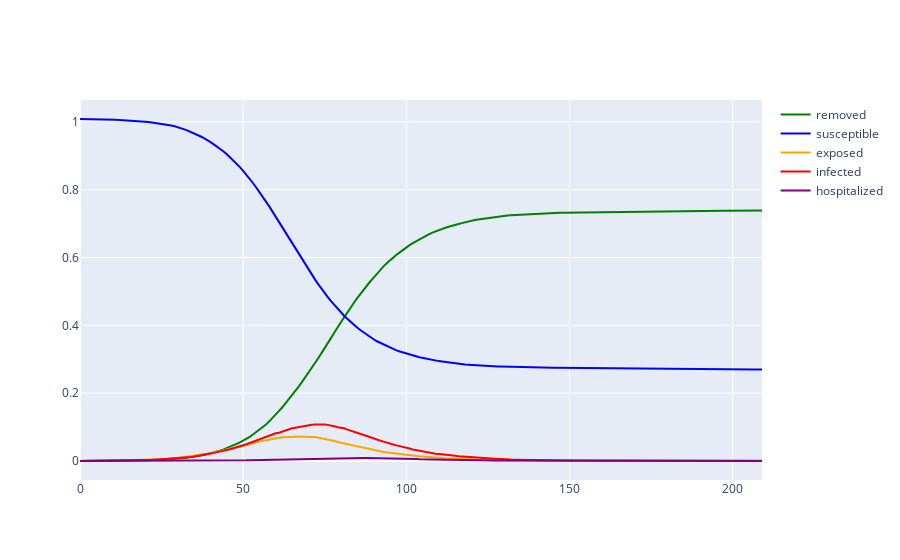

The cell this chart's notebook holds for it:
### Code cell
make_SIR_graph([d[:,1] for d in data])

### Figure 1 — Plotly figure (JSON) as saved in the notebook; plotly's stock layout.template omitted (floating-point values rounded to 4 significant figures; data arrays with more than 128 entries replaced by an {"elided": "..."} marker saying what was removed)
{"data": [{"line": {"color": "green"}, "name": "removed", "type": "scatter", "x": {"elided": "211 int values"}, "y": {"elided": "210 float values"}}, {"line": {"color": "blue"}, "name": "susceptible", "type": "scatter", "x": {"elided": "211 int values"}, "y": {"elided": "210 float values"}}, {"line": {"color": "orange"}, "name": "exposed", "type": "scatter", "x": {"elided": "211 int values"}, "y": {"elided": "210 float values"}}, {"line": {"color": "red"}, "name": "infected", "type": "scatter", "x": {"elided": "211 int values"}, "y": {"elided": "210 float values"}}, {"line": {"color": "purple"}, "name": "hospitalized", "type": "scatter", "x": {"elided": "211 int values"}, "y": {"elided": "210 float values"}}], "layout": {"hovermode": "x"}}
